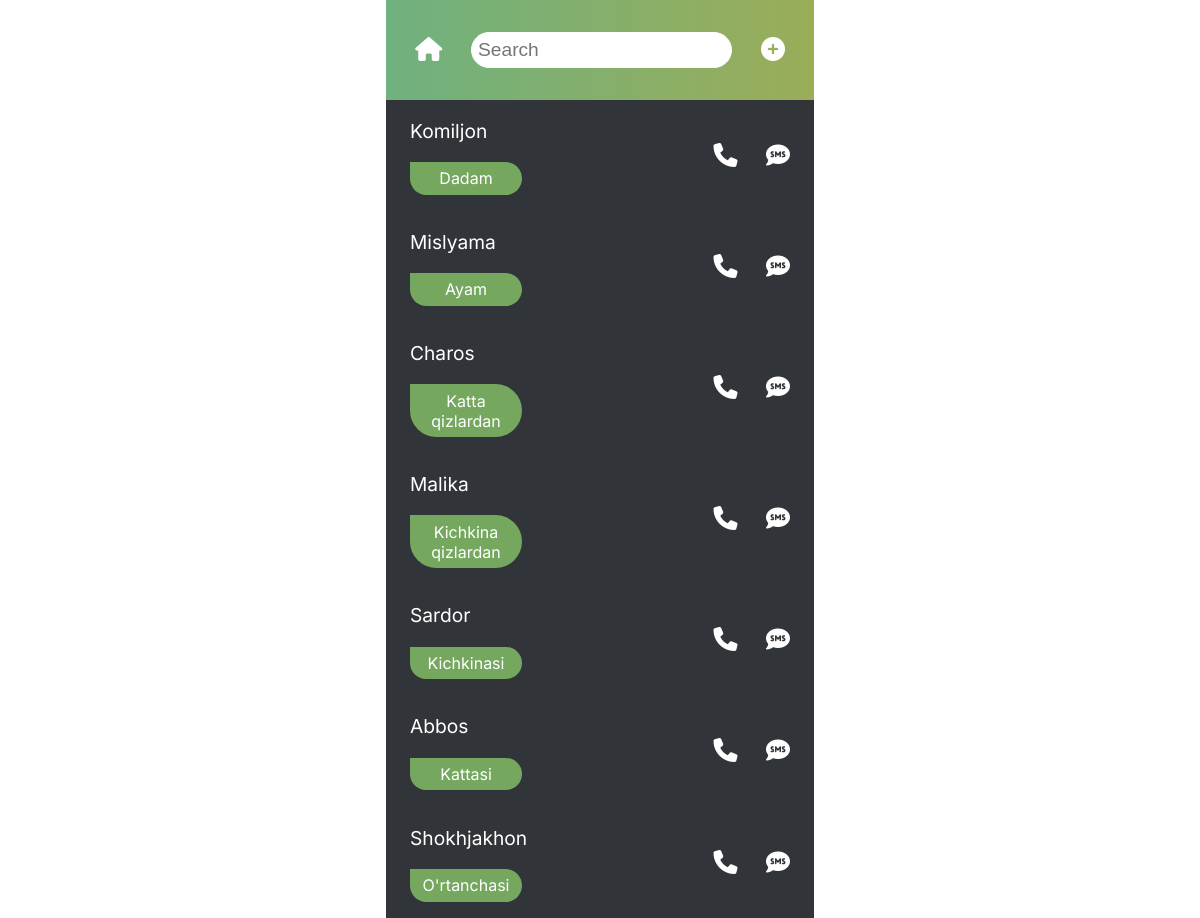
The page / on the database its author committed.
### contact/models.py (models this page shows, shortened)
class Contact(models.Model):
    full_name = models.CharField(max_length=255)
    relationship = models.CharField(max_length=255)
    email = models.CharField(max_length=255)
    phone_number = models.CharField(max_length=255)
    address = models.CharField(max_length=255)

### contact/views.py (the view)
# urls.py: path('', views.index, name="index"),
def index(request):
    contacts = Contact.objects.all()
    search_input = request.GET.get('search-area')
    if search_input:
        contacts = Contact.objects.filter(full_name__icontains=search_input)
    else:
        contacts = Contact.objects.all()
        search_input =''
    return render(request, 'index.html', {'contacts': contacts, 'search_input': search_input})

### templates/index.html (shortened to what this page needs)
{% load static %}
<!DOCTYPE html>
<html>
  <head>
    <link rel="stylesheet" type="text/css" href="{% static 'style.css' %}" />
  </head>
  <body>
    <div class="container">
      <header class="header">
        <a href="/"> <i class="fas fa-home"></i> </a>
        <form class="search-bar" method="GET">
          <input
            type="search-name"
            class="contact-search"
            name="search-area"
            placeholder="Search"
            value=""
            {{search_input}}
          />
        </form>
        <a href="{% url 'add-contact' %}"
          ><i class="fas fa-plus-circle add"></i
        ></a>
      </header>
      <section class="contacts-library">
        <ul class="contacts-list">
          {% for contact in contacts reversed %}
          <a href="{% url 'profile' contact.id%}">
            <div class="contact-section">
              <li class="list__item">
                <p class="contact-name">{{contact.full_name | title}}</p>
                <p class="relationship">{{contact.relationship}}</p>
              </li>
              <li class="list__item">
                <i class="fas fa-phone"></i>
                <i class="fas fa-sms text"></i>
              </li>
            </div>
          </a>
          {% empty %}
          <h3 style="color: white; padding-left: 15px">No contacts found..</h3>
          {% endfor %}
        </ul>
      </section>
    </div>
  </body>
</html>

### static/style.css (style rules this page uses)
body { font-family: 'Inter', sans-serif; margin: 0; }
.container { max-width: 428px; margin: 0 auto; background-color: #313438; min-height: 100vh; }
a { text-decoration: none; }
.header { display: flex; justify-content: space-evenly; color: #fff; background: linear-gradient(90deg, rgba(111,177,127,1) 0%, rgba(154,173,89,1) 100%); padding: 2em 0; align-items: center; }
.contact-search { font-size: 1.2em; padding:.3em .3em; border-radius: 100px; border:1px solid white; outline: none; }
.contacts-library { background: #313438; }
.add { color: #fff; font-size: 1.5em; }
i { color: #fff; font-size: 1.5em; }
.contact-name { color: #fff; font-size: 1.2em; }
ul { margin: 0; padding: 0; width: 100%; }
.list__item { list-style: none; }
.relationship { color: #fff; width: 6em; text-align: center; padding: .4em .5em; border-radius: 100px; border-top-left-radius: 0; background-color: #75A85E; }
.contact-section { display: flex; justify-content: space-between; align-items: center; padding: 0 1.5em; transition: 0.3s; }
.text { padding-left: 1em; }

### rows shown on the page
Contact: full_name "Komiljon", relationship "Dadam"
Contact: full_name "Mislyama", relationship "Ayam"
Contact: full_name "Charos", relationship "Katta qizlardan"
Contact: full_name "Malika", relationship "Kichkina qizlardan"
Contact: full_name "Sardor", relationship "Kichkinasi"
Contact: full_name "Abbos", relationship "Kattasi"
Contact: full_name "Shokhjakhon", relationship "O'rtanchasi"
